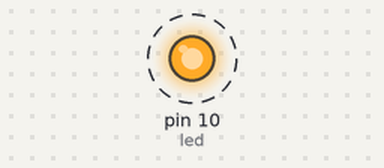
A sketch run on a simulated Arduino Uno, built with avr-gcc and run on an emulated ATmega328P. On the bench: output pins drawn as LEDs (lit = HIGH). Dashed ring = blinking. What the sketch prints to the serial monitor is not drawn.

Above: at 1.5 s.
Timing chart, 0 to 5.6 s (numbered marks = the images above):
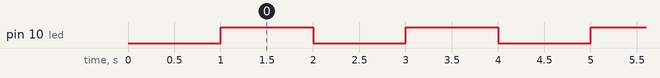

The sketch:

Beetle_ESP32-C3_Blink.ino
```cpp
int led = 10;

void setup()
{
  Serial.begin(115200);
  delay(1000);
  pinMode(led,OUTPUT);
}

void loop()
{
  digitalWrite(led,HIGH);
  delay(1000);
  digitalWrite(led,LOW);
  delay(1000);
  Serial.print("*");
}
```

Measured:
- by itself, pin 10 (led): alternates HIGH for 1.0 s and LOW for 1.0 s
